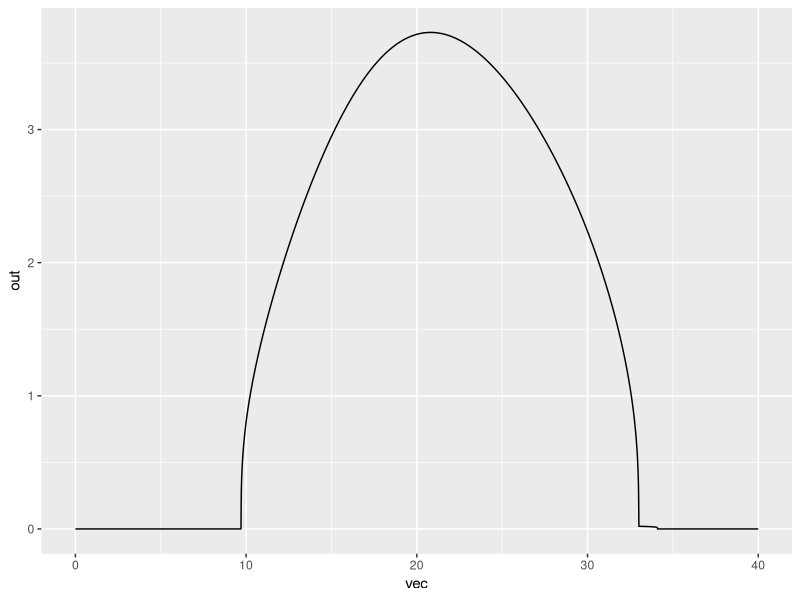

Generate this figure with R: (Note: this script raises an error after producing the figure.)
rm(list=ls())
library(tidyverse)
library(ggplot2)
library(dplyr)
library("ggpubr")
library(viridis)
library(gdata)
library("data.table")
library('numDeriv')

#------------------------FUNCTIONS---------------------------#
# Main functions 
Briere_func <- function(cte, tmin, tmax, temp){
  outp <- temp*cte*(temp - tmin)*(tmax - temp)^(1/2)
  if(outp < 0 | is.na(outp)){
    outp <- 0
  }
  return(outp)
}

Quad_func <- function(cte, tmin, tmax, temp){
  outp <- -cte*(temp - tmin)*(temp - tmax)
  if(outp < 0 | is.na(outp)){
    outp <- 0
  }
  return(outp)
}

Lin_func <- function(cte, cte1, temp){
  outp <- temp*cte + cte1
  if(outp < 0 | is.na(outp)){
    outp <- 0.00001
  }
  return(outp)
}


Quad <- function(cte, cte1,cte2, temp){
  outp <- cte*temp^2 + cte1*temp + cte2
  if(outp < 0 | is.na(outp)){
    outp <- 0
  }
  return(outp)
}

QuadN_func <- function(cte, c1, c2, temp){
  outp <- cte*temp^2 + c1*temp + c2
  if(outp < 0 | is.na(outp)){
    outp <- 0
  }
  return(outp)
}
### Incorporating rain and human density:
h_f <- function(hum, rain){
  # Constants: 
  erat = 0.5
  e0 = 1.5
  evar = 0.05
  eopt = 8
  efac = 0.01
  edens = 0.01
  
  
  hatch <- (1-erat)*(((1+e0)*exp(-evar*(rain-eopt)^2))/(exp(-evar*(rain - eopt)^2) + e0)) +
    erat*(edens/(edens + exp(-efac*hum)))
  return(hatch)
}

#### -------------------------- Albopictus ------------------------- ####
## Thermal responses Aedes Albopictus from Mordecai 2017:
a_f_alb <- function(temp){Briere_func(0.000193,10.25,38.32,temp)} # Biting rate
TFD_f_alb <- function(temp){Briere_func(0.0488,8.02,35.65,temp)} # Fecundity
pLA_f_alb <- function(temp){Quad_func(0.002663,6.668,38.92,temp)} # Survival probability Egg-Adult
MDR_f_alb <- function(temp){Briere_func(0.0000638,8.6,39.66,temp)} # Mosquito Development Rate
lf_f_alb <- function(temp){Quad_func(1.43,13.41,31.51,temp)} # Adult life span
dE_f_alb <- function(temp){Briere_func(0.00006881,8.869,35.09,temp)} # Adult life span

# R0 function by temperature:
R0_func_alb <- function(Te, rain, hum){
  a <- a_f_alb(Te)
  f <- (1/2)*TFD_f_alb(Te)
  deltaa <- lf_f_alb(Te)
  dE <- dE_f_alb(Te)
  probla <- pLA_f_alb(Te)
  h <- h_f(hum,rain)
  deltaE = 0.1
  #R0 <- ((0.3365391*f*a*deltaa)*probla*(h*dE/(h*dE+deltaE)))^(1/3)
  R0 <- ((f*a*deltaa)*probla*(h*dE/(h*dE+deltaE)))^(1/3)
  return(R0)
}

####------------------------------Aegypti------------------------####
a_f_aeg <- function(temp){Briere_func(0.000202,13.35,40.08,temp)} # Biting rate
EFD_f_aeg <- function(temp){Briere_func(0.00856,14.58,34.61,temp)} # Fecundity
pLA_f_aeg <- function(temp){Quad_func(0.004186,9.373,40.26,temp)} # Survival probability Egg-Adult
MDR_f_aeg <- function(temp){Briere_func(0.0000786,11.36,39.17,temp)} # Mosquito Development Rate
lf_f_aeg <- function(temp){Quad_func(0.148,9.16,37.73,temp)} # Adult life span
dE_f_aeg <- function(temp){Briere_func(0.0003775 ,14.88,37.42,temp)} # Adult life span

# R0 function by temperature:
R0_func_aeg <- function(Te, rain,hum){
  a <- a_f_aeg(Te)
  f <- 40#(1/2)*EFD_f_aeg(Te)
  deltaa <- lf_f_aeg(Te)
  dE <- dE_f_aeg(Te)
  probla <- pLA_f_aeg(Te)
  h <- h_f(hum,rain)
  deltE = 0.1
  R0 <- ((f*a*deltaa)*probla*(h*dE/(h*dE+deltE)))^(1/3)
  return(R0)
}


#####----------------Japonicus-----------------####
dE_f_jap <- function(temp){Briere_func(0.0002859,6.360,35.53 ,temp)} # Mosquito Development Rate
dL_f_jap <- function(temp){Briere_func(7.000e-05,9.705e+00,3.410e+01,temp)} # Survival probability Egg-Adult
lf_f_jap <- function(temp){Lin_func(-2.5045,82.6525,temp)} # Adult life span
deltaL_f_jap <- function(temp){QuadN_func(0.0021476,-0.0806067 ,1.0332455,temp)} # Adult life span

# R0 function by temperature:
R0_func_jap <- function(Te, rain,hum){
  a <- 0.35
  f <- 40 #183/2
  lf <- lf_f_jap(Te)
  deltaL <- deltaL_f_jap(Te)
  deltE = 0.1
  dE <- dE_f_jap(Te)
  dL <- dL_f_jap(Te)
  h <- h_f(hum,rain)
  if(dL == 0 | f == 0 | a == 0 | dE == 0 | h == 0 | Te<0){
    R0 <- 0
  }else{
    R0 <- ((f*a*lf)*(dL/(dL+deltaL))*(h*dE/(h*dE+deltE)))^(1/3)
  }
  return(R0)
}


vec <- seq(0,40,0.01)
out <- sapply(vec,R0_func_jap, rain = 6, hum = 500)

df_out_jap <- data.frame(vec, out)
ggplot(df_out_jap) +
  geom_line(aes(vec,out))

df_out[which(df_out$out == max(df_out$out)),"vec"]

df_out_aeg$esp <- "Aegypti"
df_out_alb$esp <- "Albopictus"
df_out_jap$esp <- "Japonicus"
df_out_aeg$out <- df_out_aeg$out /max(df_out_aeg$out )
df_out_alb$out <- df_out_alb$out /max(df_out_alb$out )
df_out_jap$out <- df_out_jap$out /max(df_out_jap$out )
df_out <- rbind(df_out_alb, df_out_aeg, df_out_jap)

ggplot(df_out) +
  geom_line(aes(vec, out, group = esp, color = esp)) +
  theme_bw() + xlim(c(5,36)) +
  scale_x_continuous(breaks = seq(5,35,5),limits = c(5, 36)) +
  xlab("Temperature (Cº)") + ylab("Vector suitability, R0") +
  theme(legend.position = c(0.1,0.6),
        text = element_text(size = 14),
        legend.title=element_blank())  


#### Phase space for all three species
temperature <- seq(5, 40, by = 0.1)
rainfall <- seq(0, 40, by = 0.1)
dt_ps <- setDT(expand.grid(temperature = temperature, rainfall = rainfall))
dt_ps$hum = 10
dt_ps[, Albopictus := mapply(R0_func_alb, temperature, rainfall, hum)]
dt_ps[, Japonicus := mapply(R0_func_jap, temperature, rainfall, hum)]
dt_ps[, Aegypti := mapply(R0_func_aeg, temperature, rainfall, hum)]
dt_ps$rangealb <- ifelse(dt_ps$Albopictus<1,0,
                  ifelse(dt_ps$Albopictus>=1 & dt_ps$Albopictus<2,1,
                  ifelse(dt_ps$Albopictus>=2 & dt_ps$Albopictus<3,2,
                  ifelse(dt_ps$Albopictus>=3 & dt_ps$Albopictus<4,3, 
                  ifelse(dt_ps$Albopictus>=4 & dt_ps$Albopictus<5,4,5))))) 
dt_ps$rangeaeg <- ifelse(dt_ps$Aegypti<1,0,
                  ifelse(dt_ps$Aegypti>=1 & dt_ps$Aegypti<2,1,
                  ifelse(dt_ps$Aegypti>=2 & dt_ps$Aegypti<3,2,
                  ifelse(dt_ps$Aegypti>=3 & dt_ps$Aegypti<4,3, 
                  ifelse(dt_ps$Aegypti>=4 & dt_ps$Aegypti<5,4,5))))) 
dt_ps$rangejap <- ifelse(dt_ps$Japonicus<1,0,
                  ifelse(dt_ps$Japonicus>=1 & dt_ps$Japonicus<2,1,
                  ifelse(dt_ps$Japonicus>=2 & dt_ps$Japonicus<3,2,
                  ifelse(dt_ps$Japonicus>=3 & dt_ps$Japonicus<4,3, 
                  ifelse(dt_ps$Japonicus>=4 & dt_ps$Japonicus<5,4,5))))) 

albo <- ggplot(dt_ps) +
  geom_point(aes(temperature,rainfall,color = rangealb)) +
  scale_color_viridis_c(option = "magma") + theme_bw()

aeg <- ggplot(dt_ps) +
  geom_point(aes(temperature,rainfall,color = rangeaeg)) +
  scale_color_viridis_c(option = "magma") + theme_bw()

jap <- ggplot(dt_ps) +
  geom_point(aes(temperature,rainfall,color = rangejap)) +
  scale_color_viridis_c(option = "magma") + theme_bw()

library(ggpubr)
ggarrange(jap + xlab(""),
          albo + xlab(""),
          aeg , ncol =1, common.legend = TRUE)
